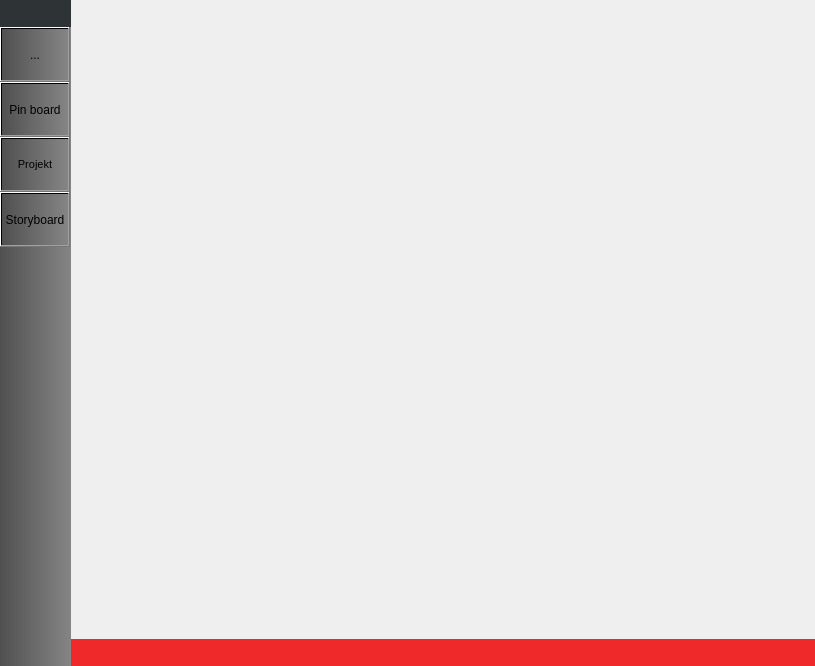
<?xml version="1.0" encoding="UTF-8"?>
<ui version="4.0">
 <class>GhostWriter</class>
 <widget class="QMainWindow" name="GhostWriter">
  <property name="geometry">
   <rect>
    <x>0</x>
    <y>0</y>
    <width>815</width>
    <height>666</height>
   </rect>
  </property>
  <property name="windowTitle">
   <string>GhostWriter</string>
  </property>
  <widget class="QWidget" name="centralWidget">
   <layout class="QHBoxLayout" name="horizontalLayout">
    <property name="spacing">
     <number>0</number>
    </property>
    <property name="leftMargin">
     <number>0</number>
    </property>
    <property name="topMargin">
     <number>0</number>
    </property>
    <property name="rightMargin">
     <number>0</number>
    </property>
    <property name="bottomMargin">
     <number>0</number>
    </property>
    <item>
     <widget class="QWidget" name="projectToolbar" native="true">
      <property name="minimumSize">
       <size>
        <width>71</width>
        <height>0</height>
       </size>
      </property>
      <property name="maximumSize">
       <size>
        <width>71</width>
        <height>16777215</height>
       </size>
      </property>
      <property name="styleSheet">
       <string notr="true">background-color: qlineargradient(spread:pad, x1:0, y1:0, x2:1, y2:0, stop:0 rgb(80, 80, 80), stop:1 rgb(133, 133, 133));</string>
      </property>
      <layout class="QVBoxLayout" name="verticalLayout_2">
       <property name="spacing">
        <number>0</number>
       </property>
       <property name="leftMargin">
        <number>0</number>
       </property>
       <property name="topMargin">
        <number>0</number>
       </property>
       <property name="rightMargin">
        <number>0</number>
       </property>
       <property name="bottomMargin">
        <number>0</number>
       </property>
       <item>
        <widget class="QWidget" name="widget_4" native="true">
         <property name="minimumSize">
          <size>
           <width>0</width>
           <height>27</height>
          </size>
         </property>
         <property name="maximumSize">
          <size>
           <width>16777215</width>
           <height>27</height>
          </size>
         </property>
         <property name="styleSheet">
          <string notr="true">background-color: rgb(46, 52, 54);</string>
         </property>
        </widget>
       </item>
       <item>
        <widget class="QToolButton" name="toolButton">
         <property name="minimumSize">
          <size>
           <width>70</width>
           <height>55</height>
          </size>
         </property>
         <property name="maximumSize">
          <size>
           <width>70</width>
           <height>55</height>
          </size>
         </property>
         <property name="text">
          <string>...</string>
         </property>
        </widget>
       </item>
       <item>
        <widget class="QToolButton" name="toolButton_2">
         <property name="minimumSize">
          <size>
           <width>70</width>
           <height>55</height>
          </size>
         </property>
         <property name="maximumSize">
          <size>
           <width>70</width>
           <height>55</height>
          </size>
         </property>
         <property name="text">
          <string>Pin board</string>
         </property>
        </widget>
       </item>
       <item>
        <widget class="QToolButton" name="toolButton_3">
         <property name="minimumSize">
          <size>
           <width>70</width>
           <height>55</height>
          </size>
         </property>
         <property name="maximumSize">
          <size>
           <width>70</width>
           <height>55</height>
          </size>
         </property>
         <property name="font">
          <font>
           <pointsize>8</pointsize>
          </font>
         </property>
         <property name="text">
          <string>Projekt</string>
         </property>
         <property name="icon">
          <iconset>
           <normaloff>../../../Glyphicon/glyphicons_pro/glyphicons/png/glyphicons_000_glass.png</normaloff>../../../Glyphicon/glyphicons_pro/glyphicons/png/glyphicons_000_glass.png</iconset>
         </property>
         <property name="iconSize">
          <size>
           <width>32</width>
           <height>32</height>
          </size>
         </property>
         <property name="toolButtonStyle">
          <enum>Qt::ToolButtonTextUnderIcon</enum>
         </property>
        </widget>
       </item>
       <item>
        <widget class="QToolButton" name="toolButton_4">
         <property name="minimumSize">
          <size>
           <width>70</width>
           <height>55</height>
          </size>
         </property>
         <property name="maximumSize">
          <size>
           <width>70</width>
           <height>55</height>
          </size>
         </property>
         <property name="text">
          <string>Storyboard</string>
         </property>
        </widget>
       </item>
       <item>
        <spacer name="verticalSpacer">
         <property name="orientation">
          <enum>Qt::Vertical</enum>
         </property>
         <property name="sizeHint" stdset="0">
          <size>
           <width>20</width>
           <height>418</height>
          </size>
         </property>
        </spacer>
       </item>
      </layout>
     </widget>
    </item>
    <item>
     <widget class="QWidget" name="widget" native="true">
      <layout class="QVBoxLayout" name="verticalLayout">
       <property name="spacing">
        <number>0</number>
       </property>
       <property name="leftMargin">
        <number>0</number>
       </property>
       <property name="topMargin">
        <number>0</number>
       </property>
       <property name="rightMargin">
        <number>0</number>
       </property>
       <property name="bottomMargin">
        <number>0</number>
       </property>
       <item>
        <widget class="QWidget" name="mainview" native="true">
         <layout class="QHBoxLayout" name="horizontalLayout_2">
          <property name="spacing">
           <number>0</number>
          </property>
          <property name="leftMargin">
           <number>0</number>
          </property>
          <property name="topMargin">
           <number>0</number>
          </property>
          <property name="rightMargin">
           <number>0</number>
          </property>
          <property name="bottomMargin">
           <number>0</number>
          </property>
          <item>
           <widget class="QSplitter" name="splitter">
            <property name="orientation">
             <enum>Qt::Horizontal</enum>
            </property>
            <property name="handleWidth">
             <number>0</number>
            </property>
            <widget class="GW::Binder" name="_binder" native="true"/>
            <widget class="QStackedWidget" name="stackedWidget">
             <property name="styleSheet">
              <string notr="true"/>
             </property>
             <widget class="BaseTextEditor" name="editor"/>
            </widget>
           </widget>
          </item>
         </layout>
        </widget>
       </item>
       <item>
        <widget class="QWidget" name="statusbar" native="true">
         <property name="minimumSize">
          <size>
           <width>0</width>
           <height>27</height>
          </size>
         </property>
         <property name="maximumSize">
          <size>
           <width>16777215</width>
           <height>27</height>
          </size>
         </property>
         <property name="styleSheet">
          <string notr="true">background-color: rgb(239, 41, 41);</string>
         </property>
        </widget>
       </item>
      </layout>
     </widget>
    </item>
   </layout>
  </widget>
  <action name="new_project">
   <property name="text">
    <string>&amp;New</string>
   </property>
   <property name="toolTip">
    <string>Create new project</string>
   </property>
   <property name="shortcut">
    <string>Ctrl+N</string>
   </property>
  </action>
  <action name="action_Open">
   <property name="text">
    <string>&amp;Open</string>
   </property>
   <property name="shortcut">
    <string>Ctrl+O</string>
   </property>
  </action>
  <action name="actionSpeichern">
   <property name="text">
    <string>&amp;Close</string>
   </property>
  </action>
  <action name="action_Speichern">
   <property name="text">
    <string>&amp;Speichern</string>
   </property>
  </action>
  <action name="actionSpeichern_als">
   <property name="text">
    <string>Speichern als...</string>
   </property>
  </action>
 </widget>
 <layoutdefault spacing="6" margin="11"/>
 <customwidgets>
  <customwidget>
   <class>GW::Binder</class>
   <extends>QWidget</extends>
   <header>binder.h</header>
   <container>1</container>
  </customwidget>
  <customwidget>
   <class>BaseTextEditor</class>
   <extends>QWidget</extends>
   <header>basetexteditor.h</header>
   <container>1</container>
  </customwidget>
 </customwidgets>
 <resources/>
 <connections/>
</ui>
